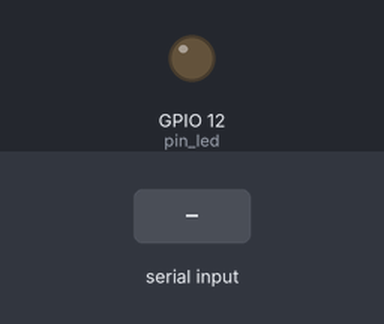
Bench run of a sketch on a simulated ESP32. Parts: output pins drawn as LEDs (lit = HIGH). Inputs (shaded band) come from the test bench. WiFi joins after 1.5 s; servers stay silent unless stated.

Above: at 3.0 s.
3.1 s: "90,45\n" received over the second serial link
Timing chart, 0 to 6.1 s (numbered marks = the images above; inputs shaded):
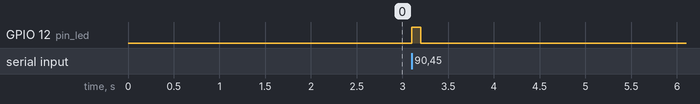

Measured:
- after the input at 3.1 s, GPIO 12 (pin_led): LOW → HIGH at once, → LOW 0.10 s later

The sketch:

XN028.ino
```cpp
#include <X_NODE_esp32wroom.h>
X_NODE_esp32wroom xnode;

#define BLYNK_PRINT Serial
#define BLYNK_USE_DIRECT_CONNECT
#include <BlynkSimpleEsp32_BLE.h>
#include <BLEDevice.h>
#include <BLEServer.h>

unsigned long previousMillis = 0;
const long interval = 2000;
char auth[] = "i4R0ItmcHt2tDkTXQ_0_rMKfaQWh0gMR"; //Enter your token here
int cont = 0;

int pin_led = 12; //Pin built-in led

void setup() {
  pinMode(pin_led, OUTPUT);
  Serial.begin(115200);
  Serial2.begin(115200);
  Blynk.begin(auth);
}

void ReadData(void) {
  float L = xnode.ReadAnswerToFloat("028A", "G");  //Saves the X-NODE brightness reading
  Blynk.virtualWrite(V0, L);
}

void loop() {
  Blynk.run();
  unsigned long currentMillis = millis();
  if (currentMillis - previousMillis >= interval) {
    previousMillis = currentMillis;
    ReadData();
    digitalWrite(pin_led, HIGH); delay(100);
    digitalWrite(pin_led, LOW);
  }
}
```

X_NODE_esp32wroom.h
```cpp
#ifndef X_NODE_esp32wroom_H
#define X_NODE_esp32wroom_H

#include <Arduino.h >

class X_NODE_esp32wroom
{
public:
    /*
    Function:
       void SendCommand (char* node, char* command, int value)
    Overview:
        Sends the commands to XNODEs trough serial port.
    Precondition:
        None.
    Input:
        char* node: XNODE´s model; e.g. 016A, 007E.
        char* command: Commands for XNODEs; R, G, F, R.
        int value: Value of the command, e.g. 100, 30.
    Output:
        None.
    */
  void SendCommand (char* node, char* command, int value);

    /*
    Function:
       void SendCommandString (char* node, char* command, String value)
    Overview:
        Sends the commands to XNODEs trough serial port.
    Precondition:
        None.
    Input:
        char* node: XNODE´s model; e.g. 016A, 007E.
        char* command: Commands for XNODEs; R, G, F, R.
        String value: Value of the command, e.g. 101010, 00001111.
    Output:
        None.
    */
  void SendCommandString (char* node, char* command, String value);

    /*
    Function:
        void SendAsk (char* node);
    Overview:
        Sends the ID and the command '?' trougth serial port.
    Precondition:
        None.
    Input:
        char* node: XNODE´s model; e.g. 016A, 007E
    Output:
        None.
    */
  void SendAsk (char* node);

    /*
    Function:
        float ReadAnswerToFloat(char* node, char* command)
    Overview:
        Sends the commands to XNODEs trough serial ports, waits for the
        answer and proccesses the response.
    Precondition:
        None.
    Input:
        char* node: XNODE´s model; e.g. 016A, 007E.
        char* command: Commands for XNODEs; e.g GH, GT, GP.
    Output:
        Float: Float from answer of the XNODE.
    */
  float ReadAnswerToFloat(char* node, char* command);

    /*
    Function:
        int ReadAnswerToInt(char* node, char* command)
    Overview:
        Sends the commands to XNODEs trough serial ports, waits for the
        answer and proccesses the response.
    Precondition:
        None.
    Input:
        char* node: XNODE´s model; e.g. 016A, 007E.
        char* command: Commands for XNODEs; e.g GH, GT, GP.
    Output:
        int: Integer from answer of the XNODE.
    */
  int ReadAnswerToInt(char* node, char* command);

    /*
    Function:
        int ReadBinaryAnswer(char* node, char* command, char Answer[])
    Overview:
        Sends the commands to XNODEs trough serial ports, waits for the
        answer and save the characters int the array Answer[].
    Precondition:
        None.
    Input:
        char* node: XNODE´s model; e.g. 016A, 007E.
        char* command: Commands for XNODEs; R, G, F, R.
        char Answer[]: Array where characters are stored
    Output:
        None.
    */
  int ReadBinaryAnswer(char* node, char* command, char Answer[]);


private:
  /*
    Function:
        void PrintCommand(char* node, char* command);
    Overview:
        Sends the ID and the command trougth serial port.
    Precondition:
        None.
    Input:
        char* node: XNODE´s model; e.g. 016A, 007E
        char* command: Commands for XNODEs; e.g GH, GT, GP.
    Output:
        None.
  */
  void PrintCommand(char* node, char* command);

  /*
    Function:
        int ReadBufferSerial(char* Buffer)
    Overview:
        Reads the serial port and store the characters in "Buffer".
        Returns the number of characters read.
    Precondition:
        None.
    Input:
        None.
    Output:
        Int: Number of characters read.
  */
  int ReadBufferSerial(char* Buffer);

  /*
    Function:
        bool CheckModel(char* Buffer, char* ID)
    Overview:
        Compares the ID and the XNODE´s answer, if match returns
        True, otherwise returns False
    Precondition:
        None.
    Input:
        char* ID: XNODE´s ID, model + index; e.g. 016A, 007E
        char* Buffer: XNODE´s Answer from serial port.
    Output:
        Bool: Comparison result.
  */
  bool CheckModel(char* Buffer, char* ID);

  /*
    Function:
        float StringtoFloat(char* Buffer)
    Overview:
        Cleans the XNODE´s ID from the answer and turn it in float.
    Precondition:
        The function CheackModel must returns TRUE.
    Input:
        char* Buffer: XNODE´s Answer from serial port.
    Output:
        Float: Float from answer of the XNODE.
  */
  float StringtoFloat(char* Buffer);

  /*
    Function:
        int StringtoFloat(char* Buffer)
    Overview:
        Cleans the XNODE´s ID from the answer and turn it in float.
    Precondition:
        The function CheackModel must returns TRUE.
    Input:
        char* Buffer: XNODE´s Answer from serial port.
    Output:
        int: Integer from answer of the XNODE.
  */
  int StringtoInt(char* Buffer) ;

};
#endif
```
